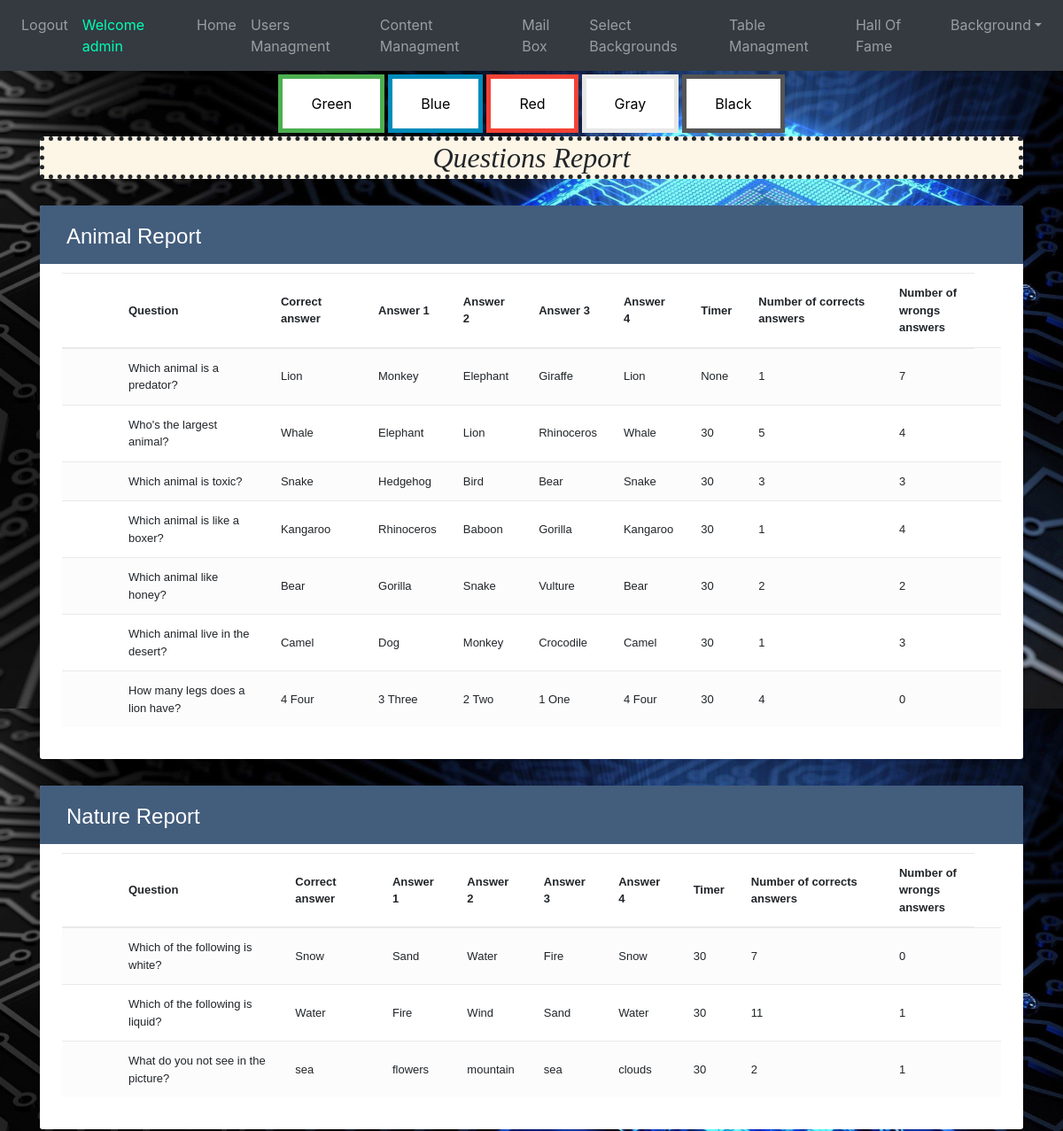
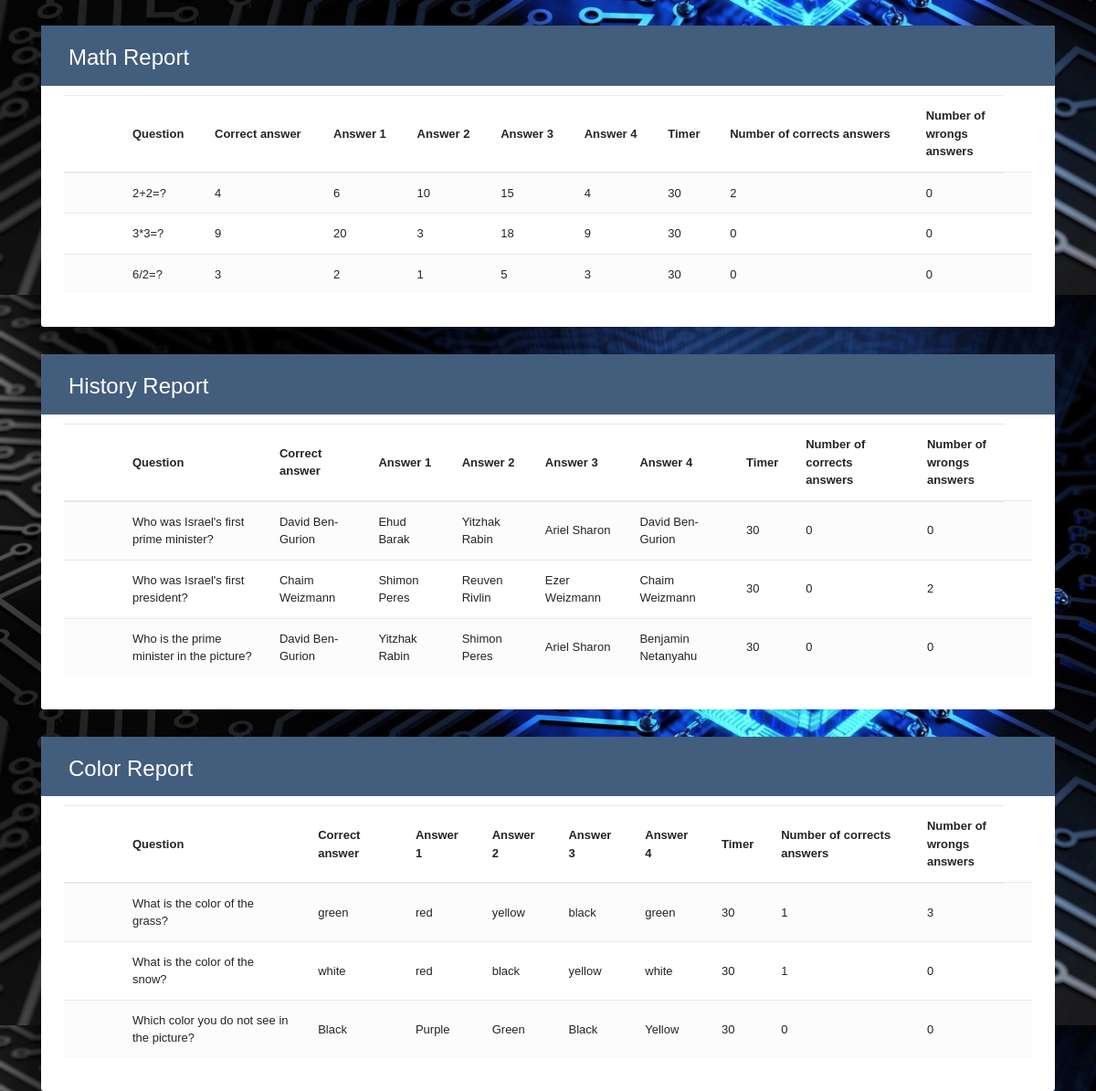
/questionsReport (signed in), run on the app's committed database (2 pictures, top to bottom).
### website/models.py (models this page shows)
class User(db.Model, UserMixin):
    id = db.Column(db.Integer, primary_key=True)
    email = db.Column(db.String(150), unique=True)
    password = db.Column(db.String(150))
    first_name = db.Column(db.String(150))
    auth = db.Column(db.String(50))
    background = db.Column(db.String(100))
    scores = db.relationship('Score')

class QuestionCategory(db.Model):
    id = db.Column(db.Integer, primary_key=True)
    cat = db.Column(db.String(150))
    picture=db.Column(db.String(150))

class Question(db.Model):
    id = db.Column(db.Integer, primary_key=True)
    cat = db.Column(db.String(150))
    question = db.Column(db.String(150))
    correct = db.Column(db.String(150))
    answer1 = db.Column(db.String(150))
    answer2 = db.Column(db.String(150))
    answer3 = db.Column(db.String(150))
    answer4 = db.Column(db.String(150))
    url = db.Column(db.String(1500))
    timer=db.Column(db.Integer,default=30)
    wrongs=db.Column(db.Integer,default=0)
    corrects=db.Column(db.Integer,default=0)
    photoUrl = db.Column(db.String(2000))

### website/views.py (the view)
@views.route('/questionsReport', methods=['GET', 'POST'])
@login_required
def questionsReport():
    back=Background.query.all()
    questions=Question.query.all()
    category=QuestionCategory.query.all()
    return render_template("questionsReport.html",user=current_user,questions=questions,background=back,category=category)

### website/__init__.py (called while the page is built)
def create_app():
    app = Flask(__name__)
    app.config['SECRET_KEY'] = 'hjshjhdjah kjshkjdhjs'
    app.config['SQLALCHEMY_DATABASE_URI'] = f'sqlite:///{DB_NAME}'
    db.init_app(app)
    from .views import views
    from .auth import auth
    app.register_blueprint(auth, url_prefix='/')
    app.register_blueprint(views, url_prefix='/')
    from .models import User
    create_database(app)
    login_manager = LoginManager()
    login_manager.login_view = 'auth.login'
    login_manager.init_app(app)
    @login_manager.user_loader
    def load_user(id):
        return User.query.get(int(id))
    return app

### website/templates/questionsReport.html (shortened to what this page needs)
{% extends "base.html" %} {% block title %}questionsReport{% endblock %} {% block content
    %}
<!DOCTYPE html>
<html lang="en">
<head>
    <link rel="stylesheet" href="https://stackpath.bootstrapcdn.com/bootstrap/4.5.0/css/bootstrap.min.css">
    <link rel="stylesheet" href="https://maxcdn.bootstrapcdn.com/font-awesome/4.7.0/css/font-awesome.min.css">
</head>
<div class="container">
    <h2 class="d-flex justify-content-center" style="background-color: oldlace;
    font-style: italic; border-style: dotted;
    border-width: thick; border-radius: 5px; font-family: bold;">Questions Report</h2></div>
{%for cat in category%}
<body_table>
    <div class="container-xl">
        <div class="table-responsive">
            <div class="table-wrapper">
                <div class="table-title">
                    <div class="row">
                        <div class="col-sm-6">
                            <h2>{{cat.cat}} Report</h2>
                        </div>
                    </div>
                </div>
                <table class="table table-striped table-hover">
                    <thead>
                        <tr>
                            <th>
                            </th>
                            <th>Question</th>
                            <th>Correct answer</th>
                            <th>Answer 1</th>
                            <th>Answer 2</th>
                            <th>Answer 3</th>
                            <th>Answer 4</th>
                            <th>Timer</th>
                            <th>Number of corrects answers</th>
                            <th>Number of wrongs answers</th>
                        </tr>
                    </thead>
                    <tbody>
                        {%for q in questions%}
                        {%if q.cat==cat.cat%}
                        <tr>
                            <td>
                            </td>
                            <td>{{q.question}}</td>
                            <td>{{q.correct}}</td>
                            <td>{{q.answer1}}</td>
                            <td>{{q.answer2}}</td>
                            <td>{{q.answer3}}</td>
                            <td>{{q.answer4}}</td>
                            <td>{{q.timer}}</td>
                            <td>{{q.corrects}}</td>
                            <td>{{q.wrongs}}</td>
                            <td>
                            </td>
                        </tr>
                        {%endif%}
                        {%endfor%}
                    </tbody>
                </table>
            </div>
        </div>
    </div>
</body_table>
{%endfor%}
</html>
{% endblock %}

### website/templates/base.html (shortened to what this page needs)
<!DOCTYPE html>
<html>
  <head>
    <link
      rel="stylesheet"
      href="https://stackpath.bootstrapcdn.com/bootstrap/4.4.1/css/bootstrap.min.css"
    />
    <link
      rel="stylesheet"
      href="https://stackpath.bootstrapcdn.com/font-awesome/4.7.0/css/font-awesome.min.css"
    />
  </head>
  <body>
    <nav class="navbar navbar-expand-lg navbar-dark bg-dark">
      <div class="collapse navbar-collapse" id="navbar">
        <div class="navbar-nav">
          {% if user.is_authenticated %}
          <a class="nav-item nav-link" onmouseover="logOutSound()" id="logout" href="/logout">Logout</a>
          <a class="nav-item nav-link" style="color: rgb(0, 255, 179);">Welcome {{user.first_name}}</a>
            {% if user.auth=="admin" %}
            <a class="nav-item nav-link" id="managment" href="/adminPage">Home</a>
            <a class="nav-item nav-link" id="managment" href="/userManagment">Users Managment</a>
            <a class="nav-item nav-link" id="managment" href="/contentManagement">Content Managment</a>
            <a class="nav-item nav-link" id="managment" href="/mailBox">Mail Box</a>
            <a class="nav-item nav-link" id="managment" href="/selectBackgrounds">Select Backgrounds</a>
            <a class="nav-item nav-link" id="managment" href="/tableManagment">Table Managment</a>
            <a class="nav-item nav-link" id="managment" href="/hallOfFame">Hall Of Fame</a>
            {% endif %}
          <div class="nav-item dropdown">
            <a class="nav-link dropdown-toggle btnnavbar" href="#" id="navbarDropdownMenuLink" role="button" data-toggle="dropdown" aria-haspopup="true" aria-expanded="false" >Background</a>
          </div>
          {% else %}
          <a class="nav-item nav-link" id="login" href="/">Login</a>
          {% endif %}
        </div>
      </div>
    </nav>
    <div class="d-flex justify-content-center">
      <button class="button button1" onclick="BackGreen()">Green</button>
      <button class="button button2" onclick="BackBlue()">Blue</button>
      <button class="button button3" onclick="BackRed()">Red</button>
      <button class="button button4" onclick="BackGray()">Gray</button>
      <button class="button button5" onclick="BackBlack()">Black</button>
    </div>
    <div class="container-fluid">{% block content %} {% endblock %}</div>
  </body>
</html>

### website/templates/questionsReport.html (style rules this page uses)
body_table { color: #566787; background: #f5f5f5; font-family: 'Varela Round', sans-serif; font-size: 13px; }
.table-responsive { margin: 30px 0; }
.table-wrapper { background: #fff; padding: 20px 25px; border-radius: 3px; min-width: 1000px; box-shadow: 0 1px 1px rgba(0, 0, 0, .05); }
.table-title { padding-bottom: 15px; background: #435d7d; color: #fff; padding: 16px 30px; min-width: 100%; margin: -20px -25px 10px; border-radius: 3px 3px 0 0; }
.table-title h2 { margin: 5px 0 0; font-size: 24px; }
table.table tr th, table.table tr td { border-color: #e9e9e9; padding: 12px 15px; vertical-align: middle; }
table.table tr th:first-child { width: 60px; }
table.table tr th:last-child { width: 100px; }
table.table-striped tbody tr:nth-of-type(odd) { background-color: #fcfcfc; }

### data on the page
User: first_name "admin"
QuestionCategory: cat "Animal"
Question: question "Which animal is a predator?", correct "Lion", answer1 "Monkey", answer2 "Elephant", answer3 "Giraffe", answer4 "Lion", timer "None", corrects "1", wrongs "7"
Question: question "Who's the largest animal?", correct "Whale", answer1 "Elephant", answer2 "Lion", answer3 "Rhinoceros", answer4 "Whale", timer "30", corrects "5", wrongs "4"
Question: question "Which animal is toxic?", correct "Snake", answer1 "Hedgehog", answer2 "Bird", answer3 "Bear", answer4 "Snake", timer "30", corrects "3", wrongs "3"
Question: question "Which animal is like a boxer?", correct "Kangaroo", answer1 "Rhinoceros", answer2 "Baboon", answer3 "Gorilla", answer4 "Kangaroo", timer "30", corrects "1", wrongs "4"
Question: question "Which animal like honey?", correct "Bear", answer1 "Gorilla", answer2 "Snake", answer3 "Vulture", answer4 "Bear", timer "30", corrects "2", wrongs "2"
Question: question "Which animal live in the desert?", correct "Camel", answer1 "Dog", answer2 "Monkey", answer3 "Crocodile", answer4 "Camel", timer "30", corrects "1", wrongs "3"
Question: question "How many legs does a lion have?", correct "4 Four", answer1 "3 Three", answer2 "2 Two", answer3 "1 One", answer4 "4 Four", timer "30", corrects "4", wrongs "0"
QuestionCategory: cat "Nature"
Question: question "Which of the following is white?", correct "Snow", answer1 "Sand", answer2 "Water", answer3 "Fire", answer4 "Snow", timer "30", corrects "7", wrongs "0"
Question: question "Which of the following is liquid?", correct "Water", answer1 "Fire", answer2 "Wind", answer3 "Sand", answer4 "Water", timer "30", corrects "11", wrongs "1"
Question: question "What do you not see in the picture?", correct "sea", answer1 "flowers", answer2 "mountain", answer3 "sea", answer4 "clouds", timer "30", corrects "2", wrongs "1"
QuestionCategory: cat "Math"
Question: question "2+2=?", correct "4", answer1 "6", answer2 "10", answer3 "15", answer4 "4", timer "30", corrects "2", wrongs "0"
Question: question "3*3=?", correct "9", answer1 "20", answer2 "3", answer3 "18", answer4 "9", timer "30", corrects "0", wrongs "0"
Question: question "6/2=?", correct "3", answer1 "2", answer2 "1", answer3 "5", answer4 "3", timer "30", corrects "0", wrongs "0"
QuestionCategory: cat "History"
Question: question "Who was Israel's first prime minister?", correct "David Ben-Gurion", answer1 "Ehud Barak", answer2 "Yitzhak Rabin", answer3 "Ariel Sharon", answer4 "David Ben-Gurion", timer "30", corrects "0", wrongs "0"
Question: question "Who was Israel's first president?", correct "Chaim Weizmann", answer1 "Shimon Peres", answer2 "Reuven Rivlin", answer3 "Ezer Weizmann", answer4 "Chaim Weizmann", timer "30", corrects "0", wrongs "2"
Question: question "Who is the prime minister in the picture?", correct "David Ben-Gurion", answer1 "Yitzhak Rabin", answer2 "Shimon Peres", answer3 "Ariel Sharon", answer4 "Benjamin Netanyahu", timer "30", corrects "0", wrongs "0"
QuestionCategory: cat "Color"
Question: question "What is the color of the grass?", correct "green", answer1 "red", answer2 "yellow", answer3 "black", answer4 "green", timer "30", corrects "1", wrongs "3"
Question: question "What is the color of the snow?", correct "white", answer1 "red", answer2 "black", answer3 "yellow", answer4 "white", timer "30", corrects "1", wrongs "0"
Question: question "Which color you do not see in the picture?", correct "Black", answer1 "Purple", answer2 "Green", answer3 "Black", answer4 "Yellow", timer "30", corrects "0", wrongs "0"
